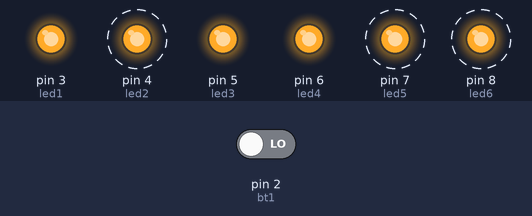
Recording of a sketch running on a simulated Arduino Uno, built with avr-gcc and run on an emulated ATmega328P. On the bench: output pins drawn as LEDs (lit = HIGH). Dashed ring = blinking. The inputs (shaded band) are chosen by the test bench; at power-on: pin 2 (bt1) LOW.

Above: at 1.4 s.
1.5 s: pin 2 (bt1) driven HIGH
At 2.4 s:
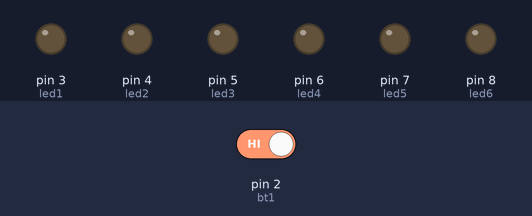
4.5 s: pin 2 (bt1) driven LOW
Timing chart, 0 to 13.5 s (numbered marks = the images above; inputs shaded):
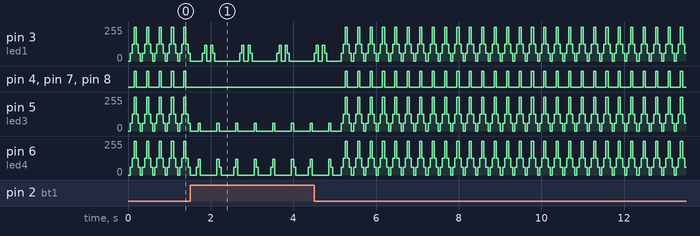

The sketch:

ex3.ino
```cpp
/*********************************************************************
 * *                                                                **
 * *                            Titol:                              **
 * *                        nom del programa                        **
 * *                                                                **
 * *  Nom:Oscar Pradas                             Data:xx/xx/2021  **
 * ******************************************************************/
const byte led1 = 3;          // donar nom al pin 5 de l’Arduino
const byte led2 = 4;          // donar nom al pin 6 de l’Arduino
const byte led3 = 5;          // donar nom al pin 9 de l’Arduino
const byte led4 = 6;         // donar nom al pin 10 de l’Arduino
const byte led5 = 7;         // donar nom al pin 11 de l’Arduino
const byte led6 = 8;         // donar nom al pin 11 de l’Arduino
unsigned long velocitat = 50;         // velocitat de l'acció en ms
byte bt1 = 2;
int Stbt1 = 0;
//********** Setup ****************************************************************
void setup()
{
  pinMode(led6, OUTPUT);     // definir el pin 3 com una sortida
  pinMode(led1, OUTPUT);     // definir el pin 5 com una sortida
  pinMode(led2, OUTPUT);     // definir el pin 6 com una sortida
  pinMode(led3, OUTPUT);     // definir el pin 9 com una sortida
  pinMode(led4, OUTPUT);     // definir el pin 10 com una sortida
  pinMode(led5, OUTPUT);     // definir el pin 11 com una sortida
}

//********** Loop *****************************************************************
void loop()
{
  Stbt1 = digitalRead (bt1);
  if (Stbt1 == 1){
  analogWrite(led1, LOW);    // posar PWM del pin 11 a 125
  analogWrite(led2, LOW);    // posar PWM del pin 11 a 125
  analogWrite(led3, LOW);    // posar PWM del pin 11 a 125
  analogWrite(led4, LOW);    // posar PWM del pin 11 a 125
  analogWrite(led5, LOW);     // posar PWM del pin 11 a 0
  analogWrite(led6, 0);    // posar PWM del pin 11 a 125
  delay(velocitat);          // es queden leds velocitat ms en aquest estat

  analogWrite(led1, LOW);    // posar PWM del pin 11 a 125
  analogWrite(led2, LOW);    // posar PWM del pin 11 a 125
  analogWrite(led3, LOW);    // posar PWM del pin 11 a 125
  analogWrite(led4, LOW);    // posar PWM del pin 11 a 125
  analogWrite(led5, 0);     // posar PWM del pin 11 a 0
  analogWrite(led6, 60);    // posar PWM del pin 11 a 125
  delay(velocitat);          // es queden leds velocitat ms en aquest estat

  analogWrite(led1, LOW);    // posar PWM del pin 11 a 125
  analogWrite(led2, LOW);    // posar PWM del pin 11 a 125
  analogWrite(led3, LOW);    // posar PWM del pin 11 a 125
  analogWrite(led4, 0);     // posar PWM del pin 10 a 60
  analogWrite(led5, 60);     // posar PWM del pin 11 a 60
  analogWrite(led6, 120);    // posar PWM del pin 11 a 125
  delay(velocitat);          // es queden leds velocitat ms en aquest estat

  analogWrite(led1, LOW);    // posar PWM del pin 11 a 125
  analogWrite(led2, LOW);    // posar PWM del pin 11 a 125
  analogWrite(led3, 0);    // posar PWM del pin 9 a 125
  analogWrite(led4, 60);    // posar PWM del pin 10 a 125
  analogWrite(led5, 120);    // posar PWM del pin 11 a 125
  analogWrite(led6, LOW);    // posar PWM del pin 11 a 125
  delay(velocitat);           // es queden leds velocitat ms en aquest estat

  analogWrite(led1, LOW);    // posar PWM del pin 11 a 125
  analogWrite(led2, 0);    // posar PWM del pin 9 a 125
  analogWrite(led3, 60);    // posar PWM del pin 10 a 125
  analogWrite(led4, 120);    // posar PWM del pin 11 a 125
  analogWrite(led5, LOW);    // posar PWM del pin 11 a 125
  analogWrite(led6, LOW);    // posar PWM del pin 11 a 125
  delay(velocitat);           // es queden leds velocitat ms en aquest estat

  analogWrite(led1, 0);    // posar PWM del pin 9 a 125
  analogWrite(led2, 60);    // posar PWM del pin 10 a 125
  analogWrite(led3, 120);    // posar PWM del pin 11 a 125
  analogWrite(led3, LOW);    // posar PWM del pin 9 a 125
  analogWrite(led4, LOW);    // posar PWM del pin 10 a 125
  analogWrite(led5, LOW);    // posar PWM del pin 11 a 125
  analogWrite(led6, LOW);    // posar PWM del pin 11 a 125
  delay(velocitat);           // es queden leds velocitat ms en aquest estat

  analogWrite(led1, 60);    // posar PWM del pin 10 a 125
  analogWrite(led2, 120);    // posar PWM del pin 11 a 125
  analogWrite(led3, LOW);    // posar PWM del pin 9 a 125
  analogWrite(led4, LOW);    // posar PWM del pin 10 a 125
  analogWrite(led5, LOW);    // posar PWM del pin 11 a 125
  analogWrite(led6, LOW);    // posar PWM del pin 11 a 125
  delay(velocitat);           // es queden leds velocitat ms en aquest estat

  analogWrite(led1, 120);
  analogWrite(led2, LOW);
  analogWrite(led3, LOW);
  analogWrite(led4, LOW);
  analogWrite(led5, LOW);
  analogWrite(led6, LOW);
  delay(velocitat);           // es queden leds velocitat ms en aquest estat

  analogWrite(led1, LOW);    // posar PWM del pin 9 a 125
  analogWrite(led2, LOW);    // posar PWM del pin 10 a 125
  analogWrite(led3, LOW);    // posar PWM del pin 9 a 125
  analogWrite(led4, LOW);    // posar PWM del pin 10 a 125
  analogWrite(led5, LOW);    // posar PWM del pin 11 a 125
  analogWrite(led6, LOW);    // posar PWM del pin 11 a 125
  delay(velocitat);           // es queden leds velocitat ms en aquest estat

  analogWrite(led1, LOW);    // posar PWM del pin 9 a 125
  analogWrite(led2, LOW);    // posar PWM del pin 10 a 125
  analogWrite(led3, LOW);    // posar PWM del pin 9 a 125
  analogWrite(led4, LOW);    // posar PWM del pin 10 a 125
  analogWrite(led5, LOW);    // posar PWM del pin 11 a 125
  analogWrite(led6, LOW);    // posar PWM del pin 11 a 125
  delay(velocitat);           // es queden leds velocitat ms en aquest estat

  analogWrite(led1, 120);    // posar PWM del pin 9 a 125
  analogWrite(led2, LOW);    // posar PWM del pin 10 a 125
  analogWrite(led3, LOW);    // posar PWM del pin 9 a 125
  analogWrite(led4, LOW);    // posar PWM del pin 10 a 125
  analogWrite(led5, LOW);    // posar PWM del pin 11 a 125
  analogWrite(led6, LOW);    // posar PWM del pin 11 a 125
  delay(velocitat);           // es queden leds velocitat ms en aquest estat

  analogWrite(led1, 60);    // posar PWM del pin 10 a 125
  analogWrite(led2, 120);    // posar PWM del pin 11 a 125
  analogWrite(led3, LOW);    // posar PWM del pin 9 a 125
  analogWrite(led4, LOW);    // posar PWM del pin 10 a 125
  analogWrite(led5, LOW);    // posar PWM del pin 11 a 125
  analogWrite(led6, LOW);    // posar PWM del pin 11 a 125
  delay(velocitat);           // es queden leds velocitat ms en aquest estat

  analogWrite(led1, 0);    // posar PWM del pin 9 a 125
  analogWrite(led2, 60);    // posar PWM del pin 10 a 125
  analogWrite(led3, 120);    // posar PWM del pin 11 a 125
  analogWrite(led3, LOW);    // posar PWM del pin 9 a 125
  analogWrite(led4, LOW);    // posar PWM del pin 10 a 125
  analogWrite(led5, LOW);    // posar PWM del pin 11 a 125
  analogWrite(led6, LOW);    // posar PWM del pin 11 a 125
  delay(velocitat);           // es queden leds velocitat ms en aquest estat

  analogWrite(led1, LOW);    // posar PWM del pin 11 a 125
  analogWrite(led2, 0);    // posar PWM del pin 9 a 125
  analogWrite(led3, 60);    // posar PWM del pin 10 a 125
  analogWrite(led4, 120);    // posar PWM del pin 11 a 125
  analogWrite(led5, LOW);    // posar PWM del pin 11 a 125
  analogWrite(led6, LOW);    // posar PWM del pin 11 a 125
  delay(velocitat);           // es queden leds velocitat ms en aquest estat

  analogWrite(led1, LOW);    // posar PWM del pin 11 a 125
  analogWrite(led2, LOW);    // posar PWM del pin 11 a 125
  analogWrite(led3, 0);    // posar PWM del pin 9 a 125
  analogWrite(led4, 60);    // posar PWM del pin 10 a 125
  analogWrite(led5, 120);    // posar PWM del pin 11 a 125
  analogWrite(led6, LOW);    // posar PWM del pin 11 a 125
  delay(velocitat);           // es queden leds velocitat ms en aquest estat

  analogWrite(led1, LOW);    // posar PWM del pin 11 a 125
  analogWrite(led2, LOW);    // posar PWM del pin 11 a 125
  analogWrite(led3, LOW);    // posar PWM del pin 11 a 125
  analogWrite(led4, 0);     // posar PWM del pin 10 a 60
  analogWrite(led5, 60);     // posar PWM del pin 11 a 60
  analogWrite(led6, 120);    // posar PWM del pin 11 a 125
  delay(velocitat);          // es queden leds velocitat ms en aquest estat

  analogWrite(led1, LOW);    // posar PWM del pin 11 a 125
  analogWrite(led2, LOW);    // posar PWM del pin 11 a 125
  analogWrite(led3, LOW);    // posar PWM del pin 11 a 125
  analogWrite(led4, LOW);    // posar PWM del pin 11 a 125
  analogWrite(led5, 0);     // posar PWM del pin 11 a 0
  analogWrite(led6, 60);    // posar PWM del pin 11 a 125
  delay(velocitat);          // es queden leds velocitat ms en aquest estat

  analogWrite(led1, LOW);    // posar PWM del pin 11 a 125
  analogWrite(led2, LOW);    // posar PWM del pin 11 a 125
  analogWrite(led3, LOW);    // posar PWM del pin 11 a 125
  analogWrite(led4, LOW);    // posar PWM del pin 11 a 125
  analogWrite(led5, LOW);     // posar PWM del pin 11 a 0
  analogWrite(led6, 0);    // posar PWM del pin 11 a 125
  delay(velocitat);          // es queden leds velocitat ms en aquest estat
  }
  else
  {
  analogWrite(led1, 0);     // posar PWM del pin 5 a 0
  analogWrite(led2, 0);     // posar PWM del pin 6 a 0
  analogWrite(led3, 0);     // posar PWM del pin 9 a 0
  analogWrite(led4, 0);     // posar PWM del pin 10 a 0
  analogWrite(led5, 0);     // posar PWM del pin 11 a 0
  analogWrite(led6, 0);     // posar PWM del pin 3 a 0
  delay(velocitat);          // es queden leds velocitat ms en aquest estat

  analogWrite(led1, 60);     // posar PWM del pin 5 a 60
  analogWrite(led2, 60);     // posar PWM del pin 6 a 60
  analogWrite(led3, 60);     // posar PWM del pin 9 a 60
  analogWrite(led4, 60);     // posar PWM del pin 10 a 60
  analogWrite(led5, 60);     // posar PWM del pin 11 a 60
  analogWrite(led6, 60);    // posar PWM del pin 3 a 125
  delay(velocitat);          // es queden leds velocitat ms en aquest estat

  analogWrite(led1, 125);    // posar PWM del pin 5 a 125
  analogWrite(led2, 125);    // posar PWM del pin 6 a 125
  analogWrite(led3, 125);    // posar PWM del pin 9 a 125
  analogWrite(led4, 125);    // posar PWM del pin 10 a 125
  analogWrite(led5, 125);    // posar PWM del pin 11 a 125
  analogWrite(led6, 125);    // posar PWM del pin 3 a 125
  delay(velocitat);           // es queden leds velocitat ms en aquest estat

  analogWrite(led1, 255);    // posar PWM del pin 5 a 255
  analogWrite(led2, 255);    // posar PWM del pin 6 a 255
  analogWrite(led3, 255);    // posar PWM del pin 9 a 255
  analogWrite(led4, 255);    // posar PWM del pin 10 a 255
  analogWrite(led5, 255);    // posar PWM del pin 11 a 255
  analogWrite(led6, 255);    // posar PWM del pin 3 a 125
  delay(velocitat);           // es queden leds velocitat ms en aquest estat

  analogWrite(led1, 125);    // posar PWM del pin 5 a 125
  analogWrite(led2, 125);    // posar PWM del pin 6 a 125
  analogWrite(led3, 125);    // posar PWM del pin 9 a 125
  analogWrite(led4, 125);    // posar PWM del pin 10 a 125
  analogWrite(led5, 125);    // posar PWM del pin 11 a 125
  analogWrite(led6, 125);    // posar PWM del pin 3 a 125
  delay(velocitat);           // es queden leds velocitat ms en aquest estat


  analogWrite(led1, 60);     // posar PWM del pin 5 a 60
  analogWrite(led2, 60);     // posar PWM del pin 6 a 60
  analogWrite(led3, 60);     // posar PWM del pin 9 a 60
  analogWrite(led4, 60);     // posar PWM del pin 10 a 60
  analogWrite(led5, 60);     // posar PWM del pin 11 a 60
  analogWrite(led6, 60);     // posar PWM del pin 3 a 60
  delay(velocitat);          // es queden leds velocitat ms en aquest estat
}
}
```

Measured:
- after the input at 1.5 s, pin 4 (led2), pin 7 (led5), pin 8 (led6): stops changing and stays LOW
- after the input at 4.5 s, pin 4 (led2), pin 7 (led5), pin 8 (led6): alternates HIGH for 0.05 s and LOW for 0.25 s, starting after 0.76 s
- by itself, pin 4 (led2), pin 7 (led5), pin 8 (led6): alternates HIGH for 0.05 s and LOW for 0.25 s
- by itself, pin 6 (led4): moves between 0/255 and 255/255, repeating every 3.6 s
